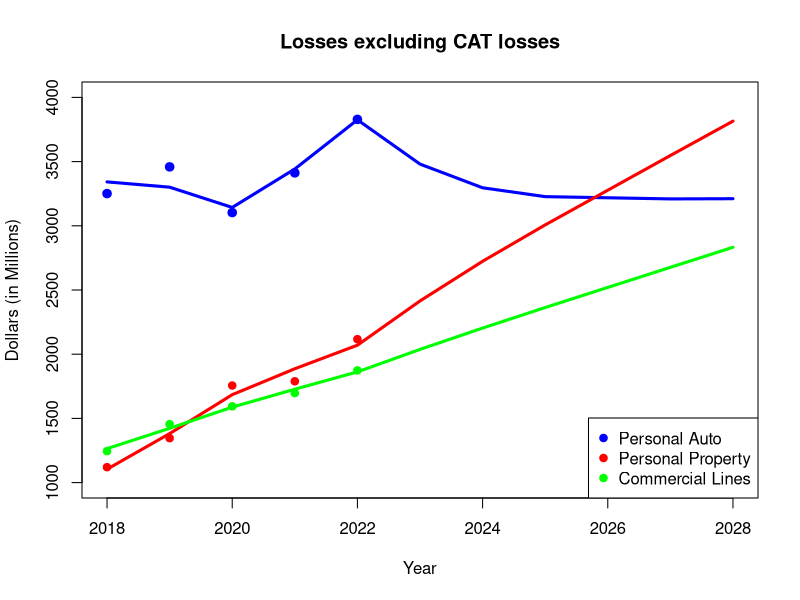

Reproduce this figure in R.
## ---- chunk 1

# Time frame of the existing data
x_t = 2018:2022

# Inflation for the time frame
x_inf = c(2.27,    2.00,    0.72,    3.40,    6.80)

# In long term model may be more complex, but we are looking at short term therefore used a linear multivariate model.
# Some discrepancy between actual future values and model, but this model is created to show the general trend over the next years


# Data of Losses excluding CAT losses for Personal Auto, Personal Property, Commercial Lines respectively
y1 = c(3251,	3459,	3103,	3412,	3829)
y2 = c(1120,	1346,	1756,	1789,	2117)
y3 = c(1245,	1455	,1594	,1697,	1874)

# New time frame of our model (Including future years)
x_t_new = 2018:2028

# Inflation for the new time frame (Including forecasted values)
x_inf_new = c(2.27,    2.00,    0.72,    3.40,    6.80,3.9,2.39,1.88,1.89,1.9,2)

# Dataframe for model
x_df = data.frame(x_t_new,x_inf_new)

# Assigning names for the dataframe
names(x_df) = c('x_t', 'x_inf')

# Establishing multivariate linear models

model1 <- lm(y1~x_t+x_inf)

model2 <- lm(y2~x_t+x_inf)

model3 <- lm(y3~x_t+x_inf)

# Predicting future values using the model

y1_pred <- predict(model1,newdata = x_df)

y2_pred <- predict(model2,newdata =x_df)

y3_pred <- predict(model3,newdata =x_df)


# Create a scatter plot of the data points
plot(x_t, y1, col = "blue", pch = 19, xlab = "Year", ylab = "Dollars (in Millions)", main = "Losses excluding CAT losses", ylim = c(1000,4000),xlim=c(2018,2028),lwd = 2)

points(x_t, y2, col = "red", pch = 19)

points(x_t, y3, col = "green", pch = 19)

# Creating lines for the model

lines(x=x_t_new,y=y1_pred ,col = "blue",lwd=3)

lines(x=x_t_new,y=y2_pred,col = "red",lwd=3)

lines(x=x_t_new,y=y3_pred,col = "green",lwd=3)

# Create legend
legend("bottomright", legend = c("Personal Auto","Personal Property", "Commercial Lines"), cex=1,col = c("blue","red", "green"), pch = c(19, 19,19))



